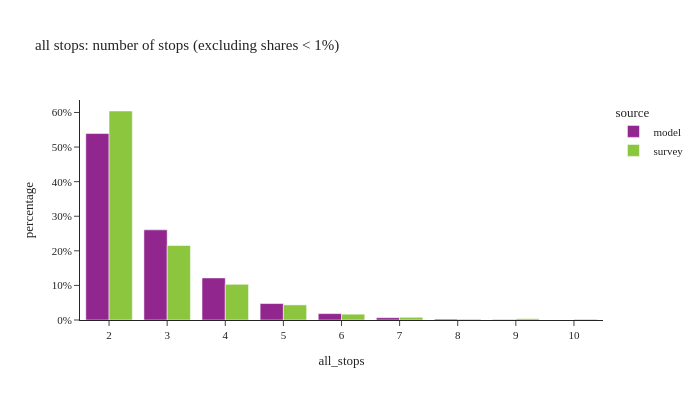

The cell this chart's notebook holds for it:
### Code cell
df_plot = (
    df_tour.group_by(['all_stops', 'source'])
    .agg(pl.col('toexpfac').sum())
    .with_columns(
        (pl.col('toexpfac') / pl.col('toexpfac').sum().over(['source'])).alias('percentage')
    )
    .filter(pl.col('percentage') > 0.001)
)

df_plot_pd = df_plot.sort(['source']).to_pandas()

fig = px.bar(df_plot_pd, x="all_stops", y="percentage", color="source",
             barmode="group",title="all stops: number of stops (excluding shares < 1%)",
             hover_data=['toexpfac'])
fig.update_layout(height=400, width=700, font=dict(size=11),
                  xaxis = dict(dtick = 1, categoryorder='category ascending'),
                  yaxis=dict(tickformat=".0%"))
fig.show()

### Figure 1 — Plotly figure (JSON) as saved in the notebook; plotly's stock layout.template omitted (floating-point values rounded to 4 significant figures)
{"data": [{"alignmentgroup": "True", "customdata": [[14880.0], [707800.0], [1517000.0], [107300.0], [7048.0], [276600.0], [39040.0], [3137000.0]], "hovertemplate": "source=model<br>all_stops=%{x}<br>percentage=%{y}<br>toexpfac=%{customdata[0]}<extra></extra>", "legendgroup": "model", "marker": {"color": "#91268F", "pattern": {"shape": ""}}, "name": "model", "offsetgroup": "model", "orientation": "v", "showlegend": true, "textposition": "auto", "type": "bar", "x": [8, 4, 3, 6, 9, 5, 7, 2], "xaxis": "x", "y": [0.002558, 0.1216, 0.2606, 0.01845, 0.001211, 0.04754, 0.00671, 0.5391], "yaxis": "y"}, {"alignmentgroup": "True", "customdata": [[16010.0], [70750.0], [32970.0], [10010.0], [183900.0], [2544000.0], [434300.0], [9326.0], [907100.0]], "hovertemplate": "source=survey<br>all_stops=%{x}<br>percentage=%{y}<br>toexpfac=%{customdata[0]}<extra></extra>", "legendgroup": "survey", "marker": {"color": "#8CC63E", "pattern": {"shape": ""}}, "name": "survey", "offsetgroup": "survey", "orientation": "v", "showlegend": true, "textposition": "auto", "type": "bar", "x": [9, 6, 7, 8, 5, 2, 4, 10, 3], "xaxis": "x", "y": [0.003803, 0.01681, 0.007831, 0.002377, 0.04367, 0.6043, 0.1032, 0.002215, 0.2155], "yaxis": "y"}], "layout": {"barmode": "group", "font": {"size": 11}, "height": 400, "legend": {"title": {"text": "source"}, "tracegroupgap": 0}, "title": {"text": "all stops: number of stops (excluding shares < 1%)"}, "width": 700, "xaxis": {"anchor": "y", "categoryorder": "category ascending", "domain": [0.0, 1.0], "dtick": 1, "title": {"text": "all_stops"}}, "yaxis": {"anchor": "x", "domain": [0.0, 1.0], "tickformat": ".0%", "title": {"text": "percentage"}}}}
